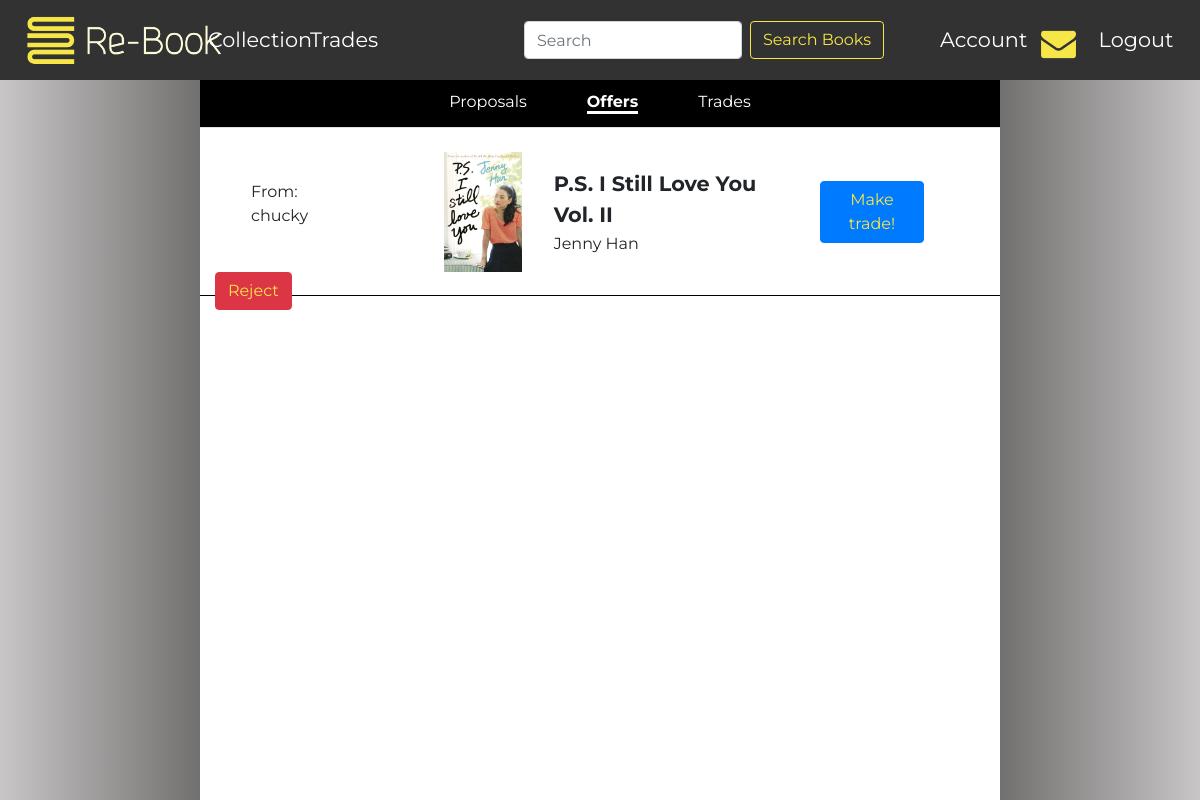
Screenshot of /offers (signed in) with the database file from the repository.
### rebook/models.py (models this page shows)
class Proposal(models.Model):
    bookInstance = models.ForeignKey(BookInstance, on_delete=models.CASCADE)
    timestamp = models.DateTimeField()
    user2 = models.ForeignKey(User, on_delete=models.PROTECT)
    state = models.ForeignKey(TradeState, on_delete=models.PROTECT)

class User(AbstractUser):
    address = models.CharField(max_length=200)
    photo = models.ImageField()
    hasNotifications = models.BooleanField(default=False)

class BookInstance(models.Model):
    ISBN = models.ForeignKey(Book, on_delete=models.PROTECT)
    User = models.ForeignKey(User, on_delete=models.PROTECT)
    state = models.ForeignKey(BookState, on_delete=models.PROTECT)
    readingState = models.DecimalField(max_digits=4, decimal_places=3)
    goal = models.ForeignKey(BookGoals, on_delete=models.PROTECT)
    rating = models.ForeignKey(Ratings, on_delete=models.PROTECT, default=None, null=True)

class Book(models.Model):
    ISBN = models.CharField(max_length=20, primary_key=True)
    title = models.CharField(max_length=100)
    author = models.ManyToManyField(Author)
    publisher = models.ForeignKey(Publisher, on_delete=models.CASCADE)
    year = models.IntegerField()
    cover = models.ImageField(storage=fs)

class Author(models.Model):
    name = models.CharField(max_length=70)

### rebook/views.py (the view)
# urls.py: path('offers', views.offers, name='offers'),
def offers(request):
    user = User.objects.get(username=request.user)
    offers = Proposal.objects.raw('''SELECT * FROM rebook_proposal
        JOIN rebook_bookinstance ON bookinstance_id=rebook_bookinstance.id
        WHERE rebook_proposal.state_id=3 AND User_id=''' + str(user.id))
    return render(request, 'offers.html', { 'offers': offers })

### rebook/templates/offers.html (shortened to what this page needs)
{% extends "layout.html" %}
{% load custom_tags %}
{% block main %}
    <ul class="row nav nav-tabs justify-content-center">
        <li><a href="/proposals" id="toggle-proposals">Proposals</a></li>
        <li><a class="active" href="/offers" id="toggle-offers">Offers</a></li>
        <li><a href="/trades" id="toggle-trades">Trades</a></li>
    </ul>
    <div class="">
        {% for offer in offers %}
        <div class="row bookListItem">
            <div class="col-2 bookDetails my-auto">
                <p class="proposalMaker">From: {{offer.user2.username}}</p>
            </div>
            <div class="col-2">
                <img src="{{ offer.bookInstance.ISBN.cover.url }}" class="cover" id="bookCover"/>
            </div>
            <div class="col-4 bookDetails">
                <p class="bookTitle">{{ offer.bookInstance.ISBN.title }}</p>
                    {% for author in offer.bookInstance.ISBN.author.all %}
                        <span class="authorName">{{ author.name }}</span>
                    {% endfor %}
            </div>
            <div class="col-2 my-auto">
                <form style="text-align:right" method="POST" action="acceptoffer/">{% csrf_token %}
                    <button class="btn btn-primary">Make trade!</button>
                </form>
            </div>
            <div class="col-2 my-auto">
                <form style="text-align:left" method="POST" action="rejectoffer">{% csrf_token %}
                    <button class="btn btn-danger">Reject</button>
                </form>
            </div>
        </div>
        {% endfor %}
    </div>
{% endblock %}

### rebook/static/styles/layoutStyles.css (style rules this page uses)
body { font-family: 'Montserrat', sans-serif; }
.btn { color: #F6E648; }
.bookListItem { height: 21vh; padding-bottom: 3vh !important; padding-top: 3vh !important; border-bottom: 1px solid black; text-align: center; }
.bookDetails { text-align: left; margin-left: 3vw }
.cover { height: 15vh; margin-right: 5vw; padding-left: 5vw }
.bookTitle { font-size: 1.3rem; margin-top: 2vh; font-weight: bold; margin-bottom: 2px; }
.bookTitle, .cover { cursor: pointer }
.authorName { font-size: 1rem; margin-right: 10px }
.nav.nav-tabs { background-color: black; height: 6vh; }
.nav.nav-tabs li { justify-content: center; height: 100%; padding: 10px 30px 0 30px; }
.nav.nav-tabs a { color: white; }
.nav.nav-tabs a.active { border-bottom: 3px solid white; font-weight: bold; }

### rows the page displays
Proposal: user2.username "chucky", bookInstance.ISBN.cover (picture), bookInstance.ISBN "P.S. I Still Love You Vol. II"
Author: name "Jenny Han"
